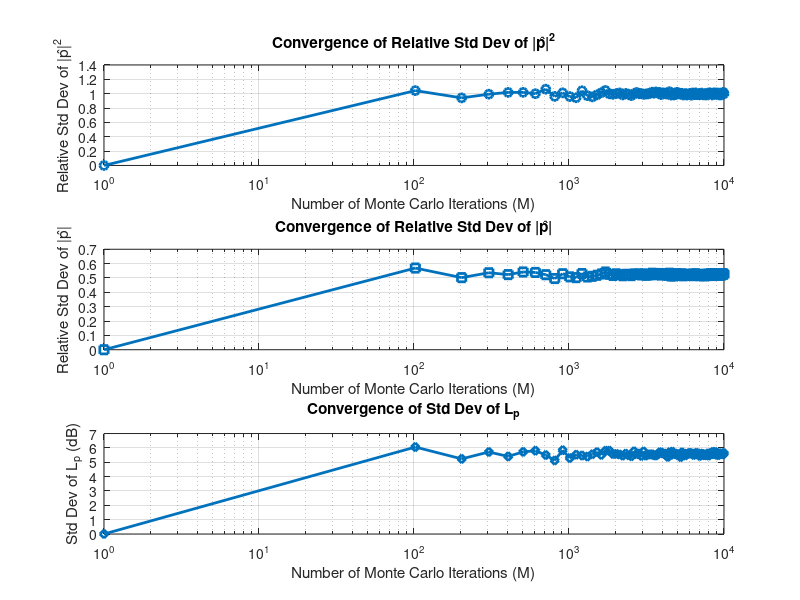

MATLAB code for this plot:
N = 10000;        % Number of plane waves
M = 10000;       % Number of Monte Carlo iterations

p_hat_sq = zeros(M,1);  % Mean square pressure
p_hat = zeros(M,1);     % Sound pressure amplitude
Lp = zeros(M,1);        % Sound pressure level in dB

for m = 1:M
    phi = 2 * pi * rand(N,1);% phases (uniform in [0, 2*pi])
    p_hat_m = (1/sqrt(2*N)) * sum(exp(1j * phi)); % Compute pressure sum and normalize
    p_hat_sq(m) = abs(p_hat_m)^2; % Compute mean square pressure, amplitude, and SPL
    p_hat(m) = abs(p_hat_m);
    Lp(m) = 10 * log10(p_hat_sq(m));  % SPL in dB
end


mean_p_hat_sq = mean(p_hat_sq);
std_p_hat_sq = std(p_hat_sq);
rel_std_p_hat_sq = std_p_hat_sq / mean_p_hat_sq;  % Should be 1

mean_p_hat = mean(p_hat);
std_p_hat = std(p_hat);
rel_std_p_hat = std_p_hat / mean_p_hat;  % Should be 0.52

std_Lp = std(Lp);  % Should be 5.6 dB

% Display results
fprintf('Mean of |p̂|^2: %.3f\n', mean_p_hat_sq);
fprintf('Relative Std Dev of |p̂|^2: %.3f (Expected: 1)\n', rel_std_p_hat_sq);
fprintf('Relative Std Dev of |p̂|: %.3f (Expected: 0.52)\n', rel_std_p_hat);
fprintf('Std Dev of Lp: %.3f dB (Expected: 5.6 dB)\n', std_Lp);

%%
N = 1000;  % Number of plane waves
M_values = round(linspace(1,10e3,100)); % Different Monte Carlo iterations

rel_std_p_hat_sq = zeros(length(M_values),1);
rel_std_p_hat = zeros(length(M_values),1);
std_Lp = zeros(length(M_values),1);


for idx = 1:length(M_values)
    M = M_values(idx);
   
    p_hat_sq = zeros(M,1);
    p_hat = zeros(M,1);
    Lp = zeros(M,1);
    
    for m = 1:M
        phi = 2 * pi * rand(N,1); % phases (uniform in [0, 2*pi])
        
        p_hat_m = (1/sqrt(2*N)) * sum(exp(1j * phi)); % Compute pressure sum and normalize
       
        % Compute mean square pressure, amplitude, and SPL
        p_hat_sq(m) = abs(p_hat_m)^2;
        p_hat(m) = abs(p_hat_m);
        Lp(m) = 10 * log10(p_hat_sq(m));  % SPL in dB
    end
    
    rel_std_p_hat_sq(idx) = std(p_hat_sq) / mean(p_hat_sq);
    rel_std_p_hat(idx) = std(p_hat) / mean(p_hat);
    std_Lp(idx) = std(Lp);
end


figure;
subplot(3,1,1);
semilogx(M_values, rel_std_p_hat_sq, 'o-', 'LineWidth', 2);
xlabel('Number of Monte Carlo Iterations (M)');
ylabel('Relative Std Dev of |p̂|^2');
title('Convergence of Relative Std Dev of |p̂|^2');
grid on;

subplot(3,1,2);
semilogx(M_values, rel_std_p_hat, 's-', 'LineWidth', 2);
xlabel('Number of Monte Carlo Iterations (M)');
ylabel('Relative Std Dev of |p̂|');
title('Convergence of Relative Std Dev of |p̂|');
grid on;

subplot(3,1,3);
semilogx(M_values, std_Lp, 'd-', 'LineWidth', 2);
xlabel('Number of Monte Carlo Iterations (M)');
ylabel('Std Dev of L_p (dB)');
title('Convergence of Std Dev of L_p');
grid on;

%%

